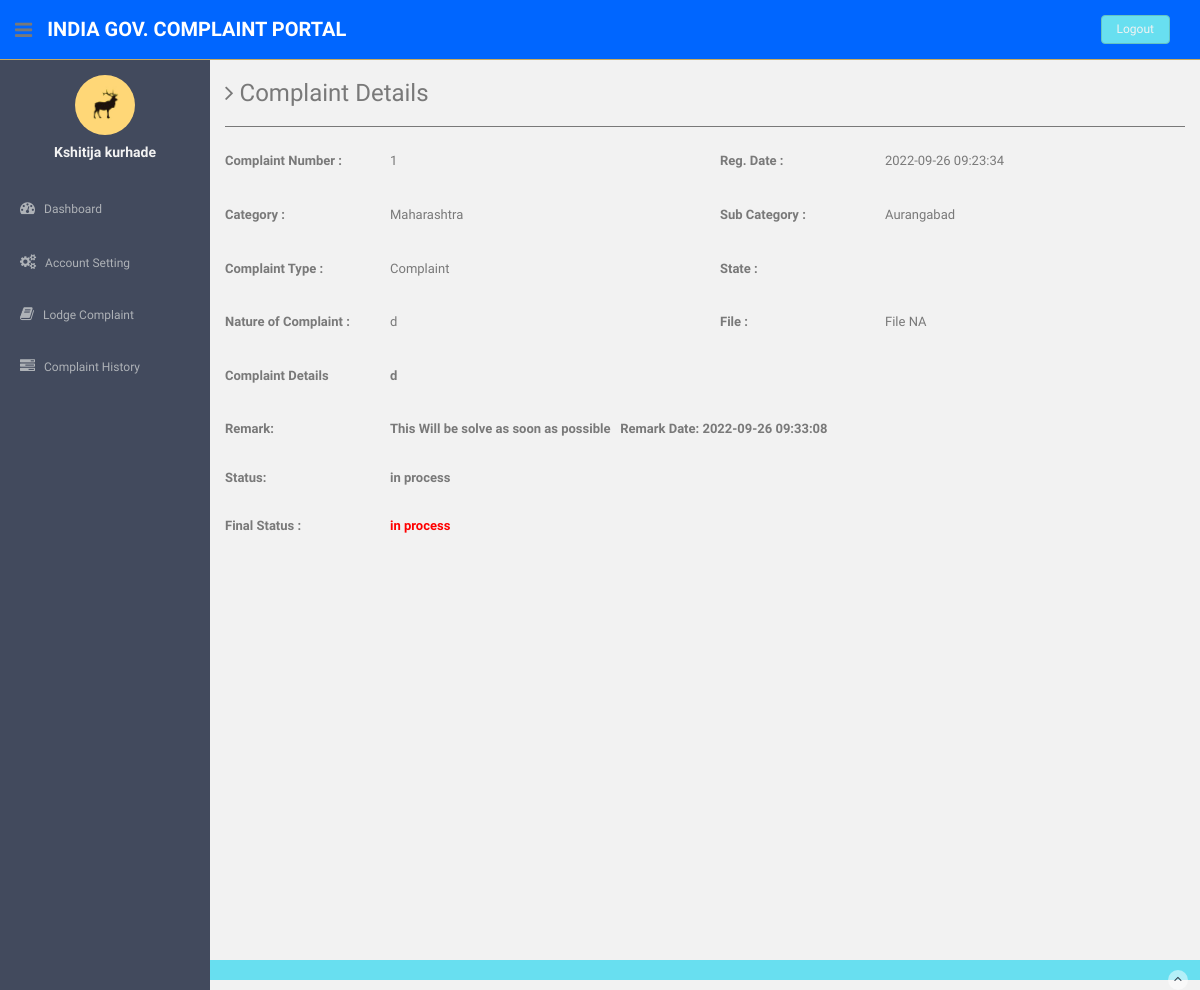
The page /users/complaint-details.php?cid=1 (signed in) on the database its author committed.
### tables this page shows
CREATE TABLE `users` (
  `id` int(11) NOT NULL,
  `fullName` varchar(255) DEFAULT NULL,
  `userEmail` varchar(255) DEFAULT NULL,
  `password` varchar(255) DEFAULT NULL,
  `contactNo` bigint(11) DEFAULT NULL,
  `address` tinytext DEFAULT NULL,
  `State` varchar(255) DEFAULT NULL,
  `country` varchar(255) DEFAULT NULL,
  `pincode` int(6) DEFAULT NULL,
  `userImage` varchar(255) DEFAULT NULL,
  `regDate` timestamp NOT NULL DEFAULT current_timestamp(),
  `updationDate` timestamp NOT NULL DEFAULT '0000-00-00 00:00:00' ON UPDATE current_timestamp(),
  `status` int(1) NOT NULL
);

CREATE TABLE `tblcomplaints` (
  `complaintNumber` int(11) NOT NULL,
  `userId` int(11) NOT NULL,
  `category` int(11) NOT NULL,
  `subcategory` varchar(255) NOT NULL,
  `complaintType` varchar(255) NOT NULL,
  `state` varchar(255) NOT NULL,
  `noc` varchar(255) NOT NULL,
  `complaintDetails` mediumtext NOT NULL,
  `complaintFile` varchar(255) DEFAULT NULL,
  `regDate` timestamp NOT NULL DEFAULT current_timestamp(),
  `status` varchar(50) DEFAULT NULL,
  `lastUpdationDate` timestamp NOT NULL DEFAULT '0000-00-00 00:00:00' ON UPDATE current_timestamp()
);

CREATE TABLE `category` (
  `id` int(11) NOT NULL,
  `categoryName` varchar(255) NOT NULL,
  `creationDate` timestamp NOT NULL DEFAULT current_timestamp(),
  `updationDate` varchar(255) NOT NULL
);

CREATE TABLE `complaintremark` (
  `id` int(11) NOT NULL,
  `complaintNumber` int(11) NOT NULL,
  `status` varchar(255) NOT NULL,
  `remark` mediumtext NOT NULL,
  `remarkDate` timestamp NOT NULL DEFAULT current_timestamp()
);

### users/complaint-details.php (the view, shortened to what this page needs)
<?php session_start();
include('includes/config.php');
if(strlen($_SESSION['login'])==0)
  {
header('location:index.php');
}
else{ ?>
<!DOCTYPE html>
<html lang="en">
  <head>
    <link href="assets/css/bootstrap.css" rel="stylesheet">
    <link href="assets/font-awesome/css/font-awesome.css" rel="stylesheet" />
    <link href="assets/css/style.css" rel="stylesheet">
    <link href="assets/css/style-responsive.css" rel="stylesheet">
  </head>
  <body>
  <section id="container" >
<?php include('includes/header.php');?>
<?php include('includes/sidebar.php');?>
      <section id="main-content">
          <section class="wrapper site-min-height">
          	<h3><i class="fa fa-angle-right"></i> Complaint Details</h3>
            <hr />
 <?php $query=mysqli_query($bd, "select tblcomplaints.*,category.categoryName as catname from tblcomplaints join category on category.id=tblcomplaints.category where userId='".$_SESSION['id']."' and complaintNumber='".$_GET['cid']."'");
while($row=mysqli_fetch_array($query))
{?>
          	<div class="row mt">
            <label class="col-sm-2 col-sm-2 control-label"><b>Complaint Number : </b></label>
          		<div class="col-sm-4">
          		<p><?php echo htmlentities($row['complaintNumber']);?></p>
          		</div>
<label class="col-sm-2 col-sm-2 control-label"><b>Reg. Date :</b></label>
              <div class="col-sm-4">
              <p><?php echo htmlentities($row['regDate']);?></p>
              </div>
          	</div>
<div class="row mt">
            <label class="col-sm-2 col-sm-2 control-label"><b>Category :</b></label>
              <div class="col-sm-4">
              <p><?php echo htmlentities($row['catname']);?></p>
              </div>
<label class="col-sm-2 col-sm-2 control-label"><b>Sub Category :</b> </label>
              <div class="col-sm-4">
              <p><?php echo htmlentities($row['subcategory']);?></p>
              </div>
            </div>
  <div class="row mt">
            <label class="col-sm-2 col-sm-2 control-label"><b>Complaint Type :</b></label>
              <div class="col-sm-4">
              <p><?php echo htmlentities($row['complaintType']);?></p>
              </div>
<label class="col-sm-2 col-sm-2 control-label"><b>State :</b></label>
              <div class="col-sm-4">
              </div>
            </div>
  <div class="row mt">
            <label class="col-sm-2 col-sm-2 control-label"><b>Nature of Complaint :</b></label>
              <div class="col-sm-4">
              <p><?php echo htmlentities($row['noc']);?></p>
              </div>
<label class="col-sm-2 col-sm-2 control-label"><b>File :</b></label>
              <div class="col-sm-4">
              <p><?php $cfile=$row['complaintFile'];
if($cfile=="" || $cfile=="NULL")
{
  echo htmlentities("File NA");
}
else{ ?>
<a href="complaintdocs/<?php echo htmlentities($row['complaintFile']);?>"> View File</a>
<?php } ?>
              </p>
              </div>
            </div>
 <div class="row mt">
            <label class="col-sm-2 col-sm-2 control-label"><b>Complaint Details </label>
              <div class="col-sm-10">
              <p><?php echo htmlentities($row['complaintDetails']);?></p>
              </div>
            </div>
<?php $ret=mysqli_query($bd, "select complaintremark.remark as remark,complaintremark.status as sstatus,complaintremark.remarkDate as rdate from complaintremark join tblcomplaints on tblcomplaints.complaintNumber=complaintremark.complaintNumber where complaintremark.complaintNumber='".$_GET['cid']."'");
while($rw=mysqli_fetch_array($ret))
{
?>
 <div class="row mt">
<label class="col-sm-2 col-sm-2 control-label"><b>Remark:</b></label>
              <div class="col-sm-10">
   <?php echo  htmlentities($rw['remark']); ?>&nbsp;&nbsp; <b>Remark Date: <?php echo  htmlentities($rw['rdate']); ?></b>
              </div>
            </div>
 <div class="row mt">
<label class="col-sm-2 col-sm-2 control-label"><b>Status:</b></label>
              <div class="col-sm-10">
 <?php echo  htmlentities($rw['sstatus']); ?>
              </div>
            </div>
<?php } ?>
 <div class="row mt">
<label class="col-sm-2 col-sm-2 control-label"><b>Final Status :</b></label>
              <div class="col-sm-4">
              <p style="color:red"><?php
if($row['status']=="NULL" || $row['status']=="" )
{
echo "Not Process yet";
} else{
              echo htmlentities($row['status']);
}
              ?></p>
              </div>
            </div>
<?php } ?>
		</section><! --/wrapper -->
      </section>
<?php include('includes/footer.php');?>
  </section>
  </body>
</html>
<?php } ?>

### users/includes/sidebar.php (shortened to what this page needs)
<aside>
          <div id="sidebar"  class="nav-collapse ">
              <ul class="sidebar-menu" id="nav-accordion">
              	  <p class="centered"><a href="profile.html"><img src="assets/img/ui-sam.jpg" class="img-circle" width="60"></a></p>
                   <?php $query=mysqli_query($bd, "select fullName from users where userEmail='".$_SESSION['login']."'");
 while($row=mysqli_fetch_array($query))
 {
 ?>
              	  <h5 class="centered"><?php echo htmlentities($row['fullName']);?></h5>
                  <?php } ?>
                  <li class="mt">
                      <a href="dashboard.php">
                          <i class="fa fa-dashboard"></i>
                          <span>Dashboard</span>
                      </a>
                  </li>
                  <li class="sub-menu">
                      <a href="javascript:;" >
                          <i class="fa fa-cogs"></i>
                          <span>Account Setting</span>
                      </a>
                  </li>
                  <li class="sub-menu">
                      <a href="register-complaint.php" >
                          <i class="fa fa-book"></i>
                          <span>Lodge Complaint</span>
                      </a>
                    </li>
                  <li class="sub-menu">
                      <a href="complaint-history.php" >
                          <i class="fa fa-tasks"></i>
                          <span>Complaint History</span>
                      </a>
                  </li>
              </ul>
          </div>
      </aside>

### users/assets/css/style.css (style rules this page uses)
body { color: #797979; background: #f2f2f2; font-family: 'Ruda', sans-serif; padding: 0px !important; margin: 0px !important; font-size:13px; }
ul li { list-style: none; }
a, a:hover, a:focus { text-decoration: none; outline: none; }
#container { width: 100%; height: 100%; }
hr { margin-top: 20px; margin-bottom: 20px; border: 0; border-top: 1px solid #797979; }
.centered { text-align: center; }
.mt { margin-top: 25px; }
#sidebar { width: 210px; height: 100%; position: fixed; background: #424a5d; }
#sidebar h5 { color: #f2f2f2; font-weight: 700; }
#sidebar ul li { position: relative; }
ul.sidebar-menu , ul.sidebar-menu li ul.sub { margin: -2px 0 0; padding: 0; }
ul.sidebar-menu { margin-top: 75px; }
ul.sidebar-menu li { margin-bottom: 5px; margin-left:10px; margin-right:10px; }
ul.sidebar-menu li.sub-menu { line-height: 15px; }
ul.sidebar-menu li a span { display: inline-block; }
ul.sidebar-menu li a { color: #aeb2b7; text-decoration: none; display: block; padding: 15px 0 15px 10px; font-size: 12px; outline: none; -webkit-transition: all 0.3s ease; -moz-transition: all 0.3s ease; -o-transition: all 0.3s ease; -ms-transition: all 0.3s ease; transition: all 0.3s ease; }
ul.sidebar-menu li a i { font-size: 15px; padding-right: 6px; }
#main-content { margin-left: 210px; }
.wrapper { display: inline-block; margin-top: 60px; padding-left: 15px; padding-right: 15px; padding-bottom: 15px; padding-top: 0px; width: 100%; }
label { font-weight: 400; }
.site-min-height { min-height: 900px; }

### rows shown on the page
users: fullName "Kshitija kurhade"
tblcomplaints: complaintNumber "1", regDate "2022-09-26 09:23:34", category.categoryName "Maharashtra", subcategory "Aurangabad", complaintType "Complaint", noc "d", complaintDetails "d", status "in process"
complaintremark: remark "This Will be solve as soon as possible", remarkDate "2022-09-26 09:33:08", status "in process"
